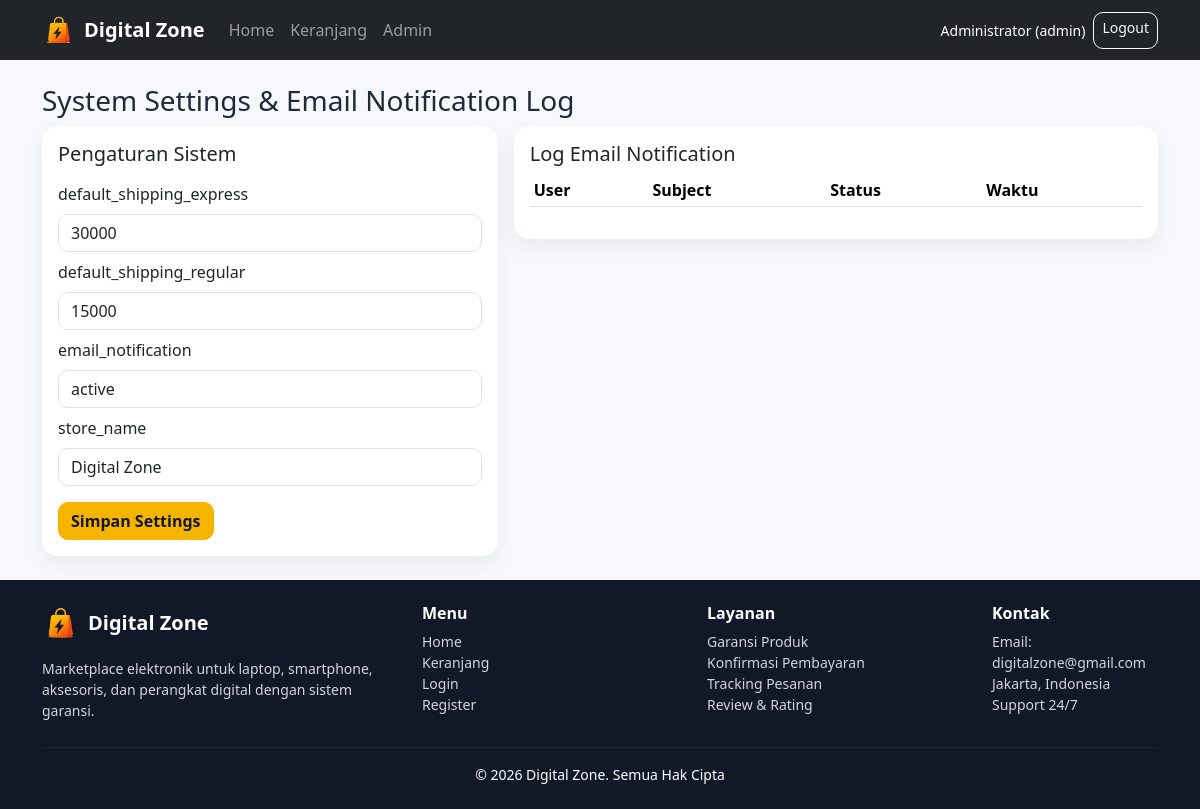
Page /src/views/admin/settings.php (signed in) on the committed database.
### tables this page shows
CREATE TABLE IF NOT EXISTS system_settings (
    id INT AUTO_INCREMENT PRIMARY KEY,
    setting_key VARCHAR(100) NOT NULL UNIQUE,
    setting_value TEXT,
    updated_at TIMESTAMP DEFAULT CURRENT_TIMESTAMP ON UPDATE CURRENT_TIMESTAMP
);

### src/config/database.php (called while the page is built, shortened)
<?php
function e($data)
{
    return htmlspecialchars((string)($data ?? ''), ENT_QUOTES, 'UTF-8');
}
?>

### src/views/admin/settings.php (the view, shortened to what this page needs)
<?php
require_once __DIR__ . '/../../config/database.php';
?>
<!doctype html>
<html lang="id">
<head>
    <link href="https://cdn.jsdelivr.net/npm/bootstrap@5.3.3/dist/css/bootstrap.min.css" rel="stylesheet">
    <link rel="stylesheet" href="/UAS_INFO2425_202410715013_IMANUEL/src/assets/css/style.css">
</head>
<body>
<?php include __DIR__ . '/../public/navbar.php'; ?>
<div class="container py-4">
    <h3>System Settings & Email Notification Log</h3>
    <div class="row g-3">
        <div class="col-md-5">
            <div class="card p-3">
                <h5>Pengaturan Sistem</h5>
                <?php $settings = mysqli_query($conn, "SELECT * FROM system_settings ORDER BY setting_key"); ?>
                <form method="post" action="../../controllers/AdminController.php">
                    <?php while ($s = mysqli_fetch_assoc($settings)): ?>
                        <label class="form-label mt-2"><?= e($s['setting_key']) ?></label>
                        <input class="form-control" name="settings[<?= e($s['setting_key']) ?>]" value="<?= e($s['setting_value']) ?>">
                    <?php endwhile; ?>
                    <button class="btn btn-primary mt-3" name="update_settings">Simpan Settings</button>
                </form>
            </div>
        </div>
        <div class="col-md-7">
            <div class="card p-3">
                <h5>Log Email Notification</h5>
                <table class="table table-sm bg-white">
                    <tr><th>User</th><th>Subject</th><th>Status</th><th>Waktu</th></tr>
                </table>
            </div>
        </div>
    </div>
</div>
<?php include __DIR__ . '/../public/footer.php'; ?>

### src/assets/css/style.css (style rules this page uses)
html, body { height: 100%; margin: 0; }
body { background: #f6f8fb; min-height: 100vh; display: flex; flex-direction: column; font-family: "Segoe UI", Arial, sans-serif; color: #1f2937; }
.card, .dashboard-box { background: #fff; border: 0; border-radius: 16px; box-shadow: 0 8px 22px rgba(0, 0, 0, .06); }
.table td, .table th { vertical-align: middle; }
.form-control, .form-select, .btn { border-radius: 10px; }
.btn-primary, .btn-warning { background: #f4b400; border-color: #f4b400; color: #111827; font-weight: 600; transition: all .2s ease; }

### rows in the picture
system_settings: setting_key "default_shipping_express", setting_value "30000"
system_settings: setting_key "default_shipping_regular", setting_value "15000"
system_settings: setting_key "email_notification", setting_value "active"
system_settings: setting_key "store_name", setting_value "Digital Zone"

### other values in the picture
$_SESSION['user']['name'] "Administrator"
$_SESSION['user']['role'] "admin"
